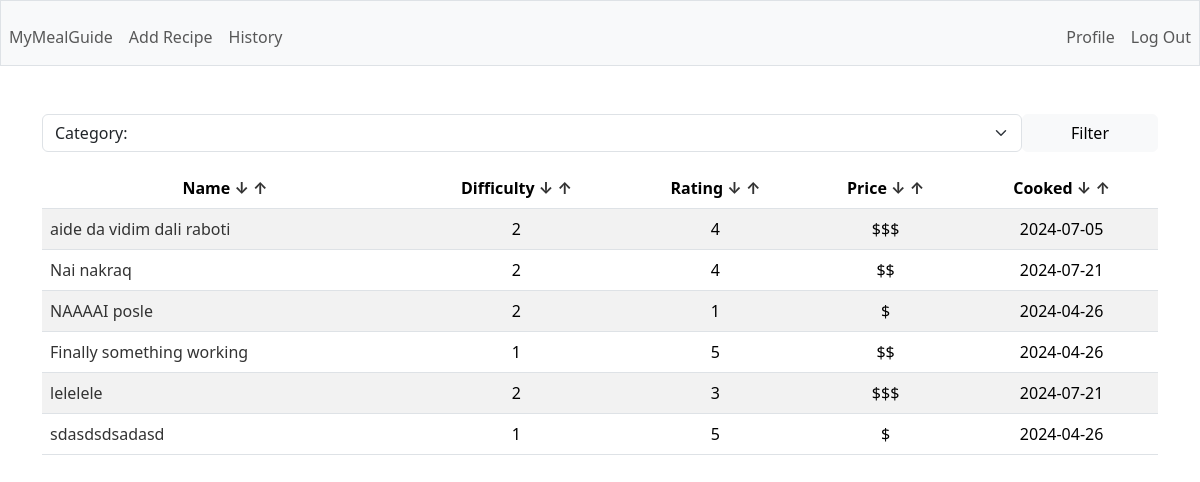
Page / (signed in) on the earlier database version.
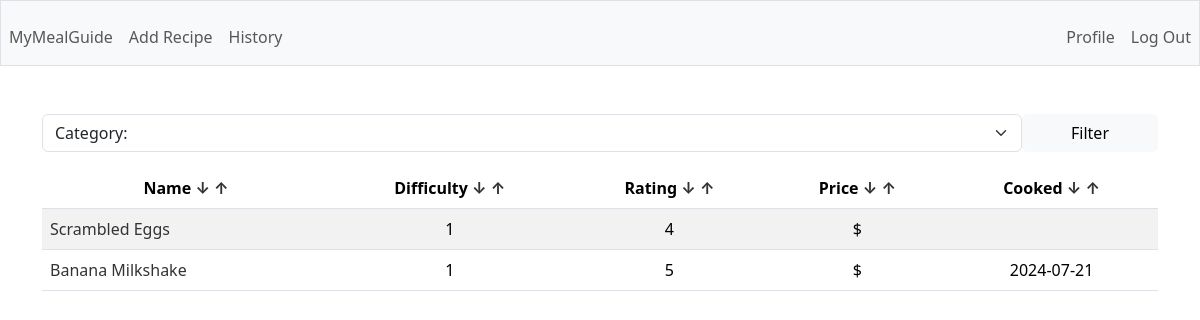
Same page on the later database version.
### tables this page shows
CREATE TABLE recipes (
        id INTEGER PRIMARY KEY AUTOINCREMENT,
        user_id INTEGER,
        name TEXT NOT NULL,
        description TEXT,
        total_time INTEGER,
        category TEXT,
        instructions TEXT,
        difficulty INTEGER,
        rating INTEGER,
        price TEXT,
        last_cooked DATE,
        FOREIGN KEY(user_id) REFERENCES users(id)
    );

### app.py (the view)
@app.route('/')
@login_required
def home():
    category = request.args.get('category')
    if category:
        rows = g.c.execute('SELECT id, name, category, difficulty, rating, price, last_cooked FROM recipes WHERE user_id = ? AND category = ?', (session['user_id'], category)).fetchall()
        return render_template('index.html', rows=rows, columns=COLUMNS, categories=CATEGORIES, category=category.capitalize())
    else:
        rows = g.c.execute('SELECT id, name, category, difficulty, rating, price, last_cooked FROM recipes WHERE user_id = ?', (session['user_id'],)).fetchall()
        return render_template('index.html', rows=rows, columns=COLUMNS, categories=CATEGORIES)

### app.py (called while the page is built)
@app.before_request
def before_request():
    g.db = sqlite3.connect('database.db')
    g.c = g.db.cursor()

@app.teardown_request
def teardown_request(exception):
    db = getattr(g, 'db', None)
    if db is not None:
        db.close()

@app.after_request
def after_request(response):
    response.headers['Cache-Control'] = 'no-cache, no-store, must-revalidate'
    response.headers['Pragma'] = 'no-cache'
    response.headers['Expires'] = '0'
    return response

### helpers.py (called while the page is built)
def login_required(f):
    @wraps(f)
    def decorated_function(*args, **kwargs):
        if session.get('user_id') is None:
            return redirect('/login')
        return f(*args, **kwargs)
    return decorated_function

### templates/index.html (shortened to what this page needs)
{% extends "layout.html" %} {% block title %} Homepage {% endblock %} {% block
main %}
<div class="mb-3">
  <form action="/sort" method="GET" class="d-flex">
    <select
      name="category"
      class="form-select"
      aria-label="Default select example"
    >
      {% if category %}
      <option selected disabled>Category: {{ category }}</option>
      {% else %}
      <option selected disabled>Category:</option>
      {% endif %}
    </select>
    <button class="btn btn-light d-block px-5" type="submit">Filter</button>
  </form>
</div>
<table class="table table-striped">
  <thead>
    <tr>
      {% for c in columns %}
      <th scope="col">
        {{ c.capitalize() }}
        <a href="{{ url_for('sort', column=c, way='DESC')}}">↓</a>
        <a href="{{ url_for('sort', column=c, way='ASC')}}">↑</a>
      </th>
      {% endfor %}
    </tr>
  </thead>
  <tbody>
    {% for row in rows: %}
    <tr>
      <td class="text-start">
        <a href="/recipe/{{ row[0] }}">{{ row[1] }}</a>
      </td>
      <td>{{ row[3] }}</td>
      <td>{{ row[4] }}</td>
      <td>{{ row[5] }}</td>
      <td>{{ row[6]}}</td>
    </tr>
    {% endfor %}
  </tbody>
</table>
{% endblock %}

### templates/layout.html (shortened to what this page needs)
<!DOCTYPE html>
<html lang="en">
  <head>
    <link
      href="https://cdn.jsdelivr.net/npm/bootstrap@5.3.2/dist/css/bootstrap.min.css"
      rel="stylesheet"
    />
    <link href="/static/styles.css" rel="stylesheet" />
  </head>
  <body>
    <nav class="bg-light border navbar navbar-expand-md navbar-light">
          {% if session["user_id"] %}
          <ul class="navbar-nav me-auto mt-2">
            <li class="nav-item">
              <a class="nav-link" href="/">MyMealGuide</a>
            </li>
            <li class="nav-item"><a class="nav-link" href="/add">Add Recipe</a></li>
            <li class="nav-item">
              <a class="nav-link" href="/history">History</a>
            </li>
          </ul>
          <ul class="navbar-nav ms-auto mt-2">
            <li class="nav-item">
              <a href="/profile/{{session['user_id']}}" class="nav-link">Profile</a>
            </li>
            <li class="nav-item">
              <a class="nav-link" href="/logout">Log Out</a>
            </li>
          </ul>
          {% endif %}
    </nav>
    <main class="container py-5 text-center">
      {% block main %}{% endblock %}
    </main>
  </body>
</html>

### static/styles.css (style rules this page uses)
a { text-decoration: none; color: #333; }

Differences in the rows shown:
removed recipes: name "aide da vidim dali raboti", difficulty "2", rating "4", price "$$$", last_cooked "2024-07-05"
removed recipes: name "Nai nakraq", difficulty "2", rating "4", price "$$", last_cooked "2024-07-21"
removed recipes: name "NAAAAI posle", difficulty "2", rating "1", price "$", last_cooked "2024-04-26"
removed recipes: name "Finally something working", difficulty "1", rating "5", price "$$", last_cooked "2024-04-26"
removed recipes: name "lelelele", difficulty "2", rating "3", price "$$$", last_cooked "2024-07-21"
removed recipes: name "sdasdsdsadasd", difficulty "1", rating "5", price "$", last_cooked "2024-04-26"
added recipes: name "Scrambled Eggs", difficulty "1", rating "4", price "$"
added recipes: name "Banana Milkshake", difficulty "1", rating "5", price "$", last_cooked "2024-07-21"
